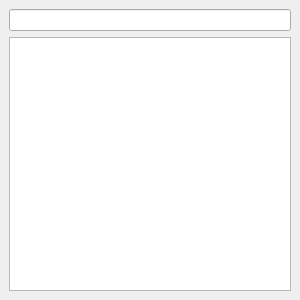
<?xml version="1.0" encoding="UTF-8"?>
<ui version="4.0">
 <class>uiMainWindow</class>
 <widget class="QMainWindow" name="uiMainWindow">
  <property name="geometry">
   <rect>
    <x>0</x>
    <y>0</y>
    <width>300</width>
    <height>300</height>
   </rect>
  </property>
  <property name="windowTitle">
   <string>MainWindow</string>
  </property>
  <property name="styleSheet">
   <string notr="true">QScrollBar::add-page:vertical, QScrollBar::sub-page:vertical
{
	background: none;
}

QTextEdit
{
	background-color: #242424;
}
</string>
  </property>
  <widget class="QWidget" name="uiCentralwidget">
   <layout class="QVBoxLayout" name="verticalLayout">
    <item>
     <widget class="QLineEdit" name="uiFilter"/>
    </item>
    <item>
     <widget class="QTreeView" name="uiTree"/>
    </item>
   </layout>
  </widget>
 </widget>
 <resources/>
 <connections/>
</ui>
